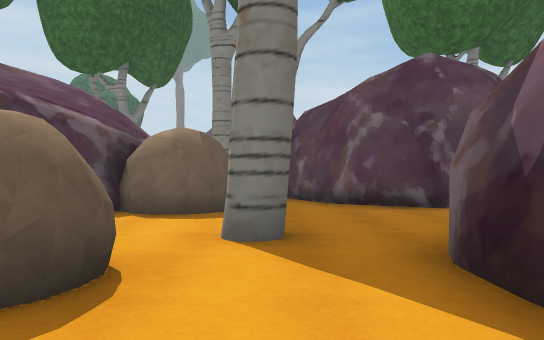
view 1 (above)

24 first-person views from a walk through a 3-D level made in the Unity game engine. The camera is 1.3 m above the floor, looks level and sees 70° across. The floor is counted in squares, 2 m on a side. Each view is taken from the middle of a square. On the plan, view 1 faces up. The plan holds only what a view shows up to about 11 squares ahead; the rest is blank. The place goes on beyond the plan. Some surface patterns are stand-ins.

view 2
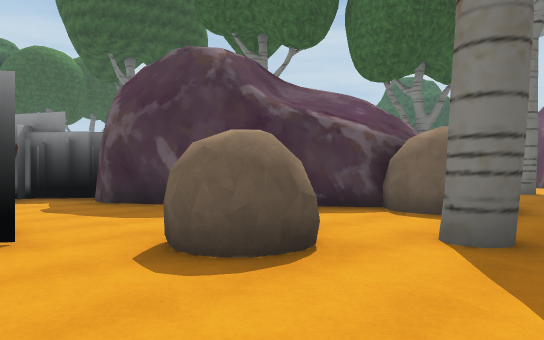

view 3
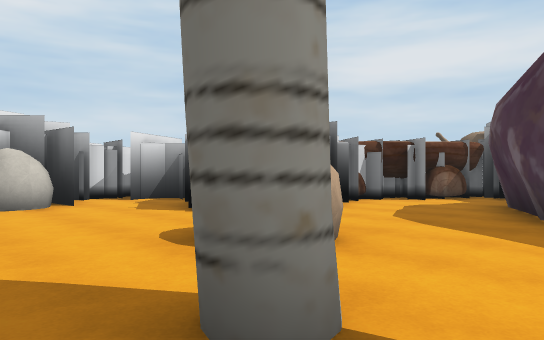

view 4
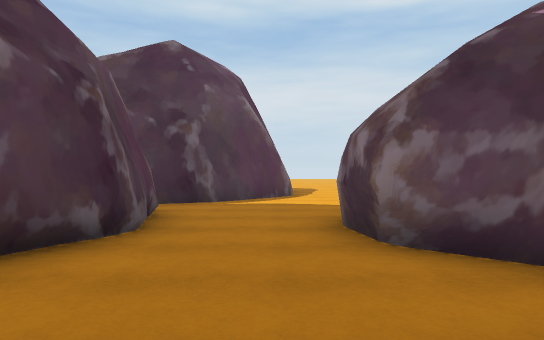

view 5
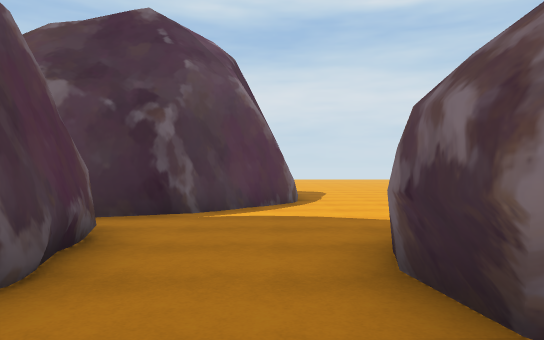

view 6
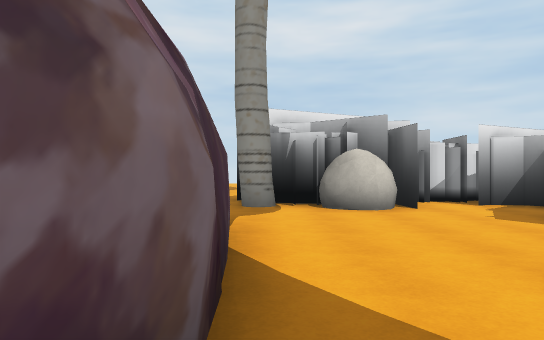

view 7
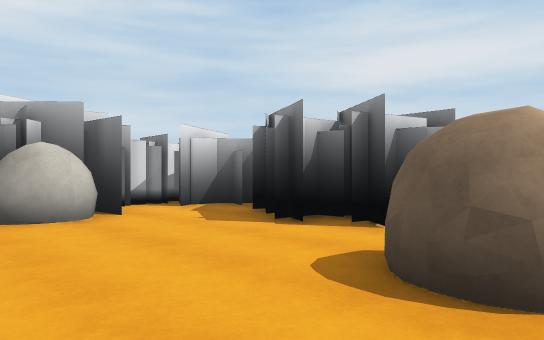

view 8
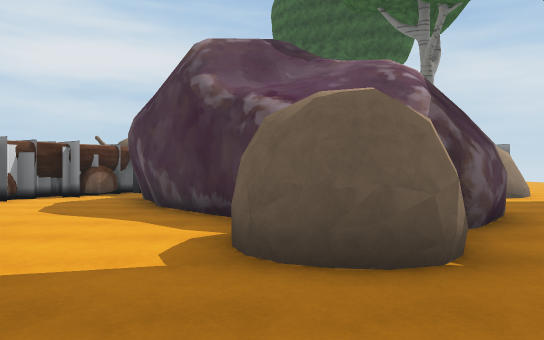

view 9
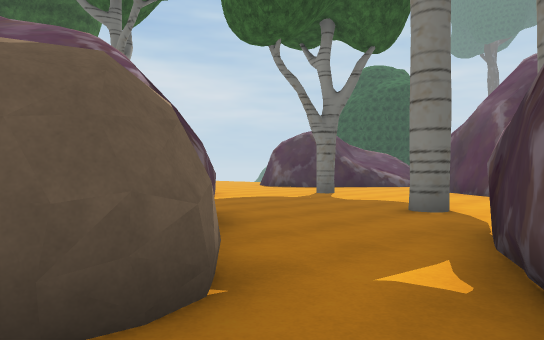

view 10
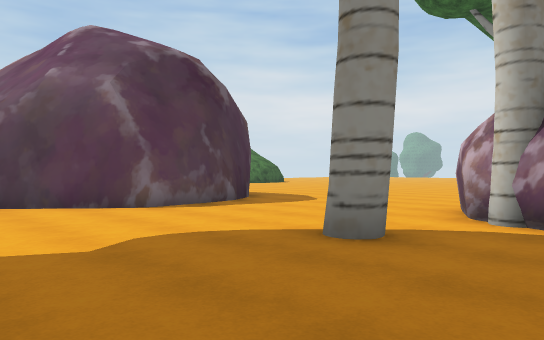

view 11
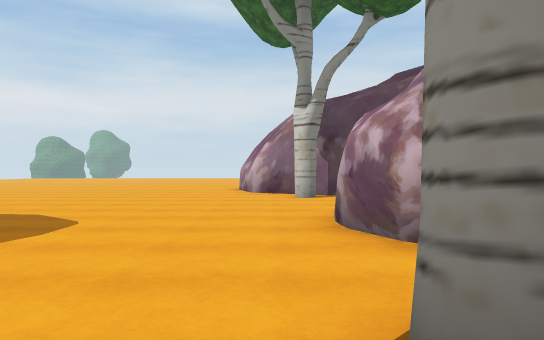

view 12
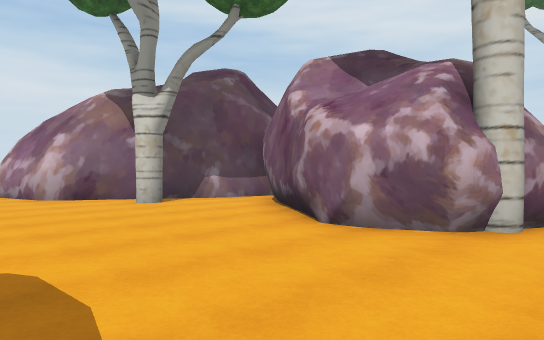

view 13
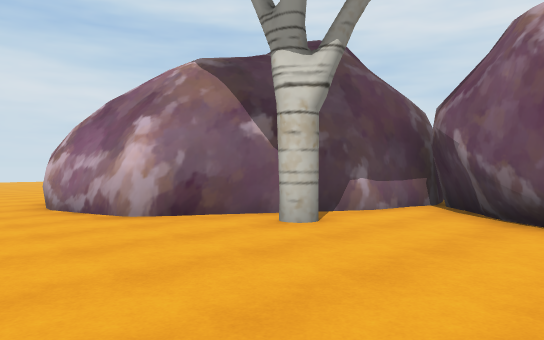

view 14
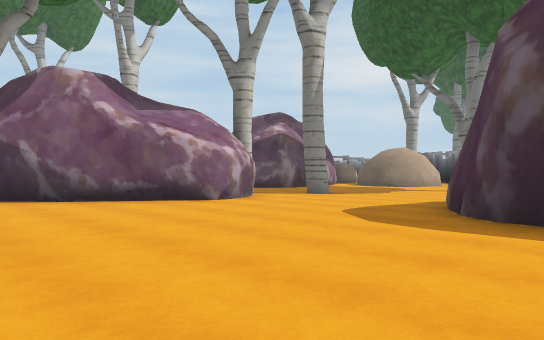

view 15
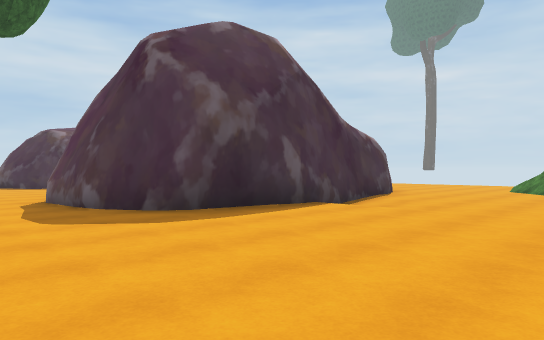

view 16
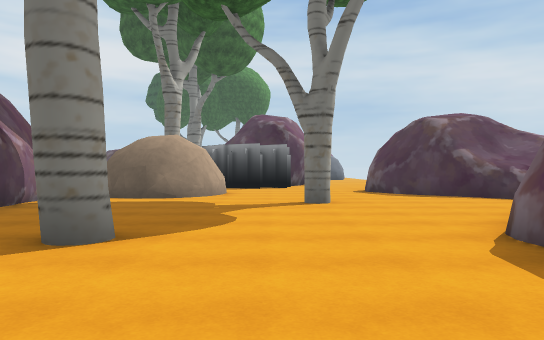

view 17
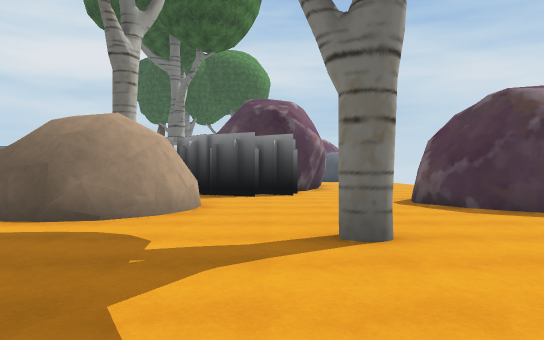

view 18
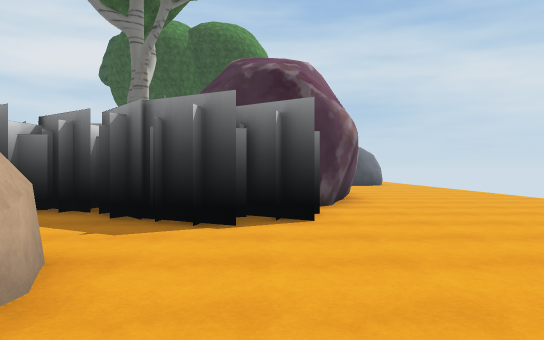

view 19
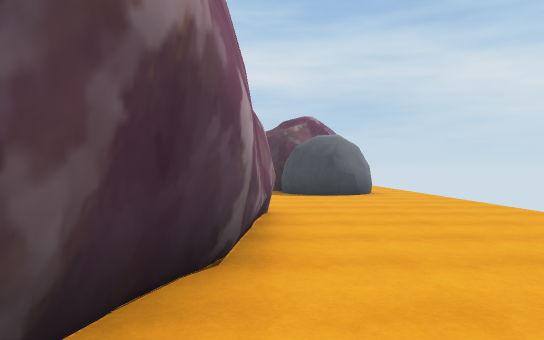

view 20
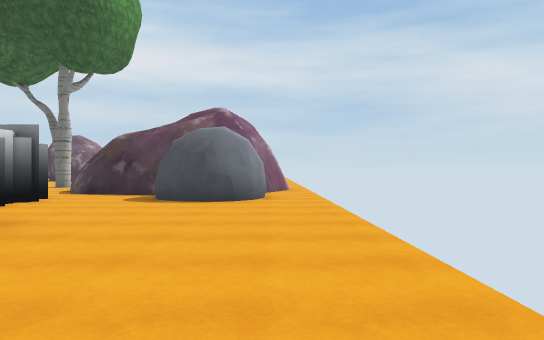

view 21
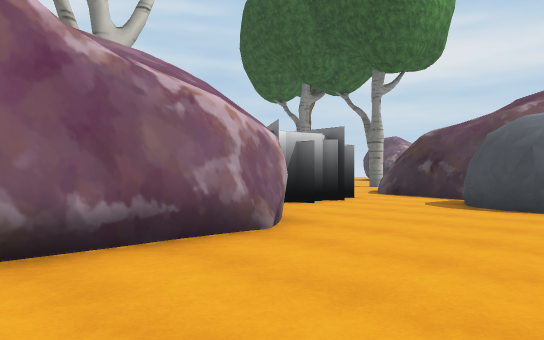

view 22
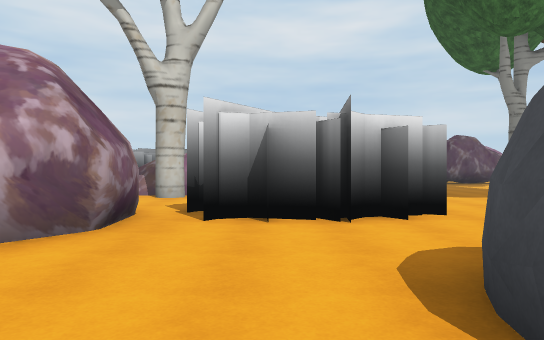

view 23
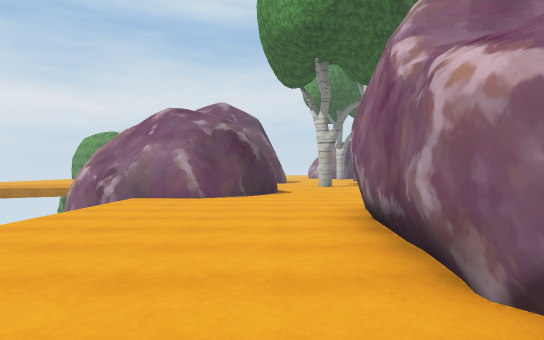

view 24
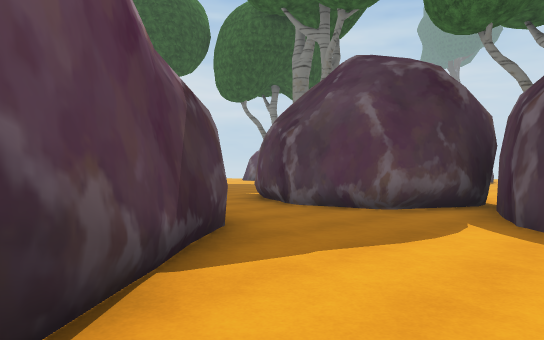

### Floor plan
Key: @ floor where view 1 was taken; # wall or solid block; . floor; / step, stairs or slope; T tree; O other object.
Columns run from 29 left of view 1 to 8 right of it. Each row starts with its distance up from view 1.
 19      O...........##  ##.       #......
 18      OO...........####...###  ##......
 17      OO............##......####.......
 16    ##.....####........................
 15    #.....##  ###.......T..............
 14    #..####     ###....................
 13    ..#####      ##...................#
 12    ..    .      #..OOO.....#..##...T.#
 11    .     ..    ##..T OO......T ###..##
 10   ..     ..    ##    O.......##  ##.#
  9   .      ##            ####...#   ###
  8 T..      //               ##..##  ###
  7                           #OO..####.#
  6                          ##OO.......##
  5                         ##...........#
  4                        ##....T..##....
  3                      ###...O...####...
  2                      #.....OO..#  ##.
  1                      #...##....#   ##.
  0                      ######..@.#
 -1                          ##....
 -2                          #......
 -3                          ##.OOT.
 -4                           #####.

Where each view was taken, in squares from view 1:
view 1: 0 up, 0 right, facing up
view 2: 0 up, 1 right, facing up-left
view 3: 5 up, 1 right, facing down-left
view 4: 5 up, 1 left, facing right
view 5: 5 up, 1 right, facing right
view 6: 4 up, 1 right, facing down
view 7: 3 up, 1 right, facing down-left
view 8: 6 up, 2 right, facing left
view 9: 6 up, 1 right, facing up-left
view 10: 10 up, 5 left, facing up-right
view 11: 13 up, 3 left, facing right
view 12: 16 up, 1 left, facing down-right
view 13: 16 up, 3 right, facing down-right
view 14: 19 up, 7 right, facing down-left
view 15: 14 up, 7 right, facing up-left
view 16: 14 up, 2 right, facing left
view 17: 14 up, 2 left, facing left
view 18: 14 up, 7 left, facing left
view 19: 16 up, 13 left, facing left
view 20: 19 up, 15 left, facing left
view 21: 19 up, 16 left, facing down-left
view 22: 19 up, 22 left, facing down
view 23: 17 up, 21 left, facing right
view 24: 1 up, 8 right, facing up-left
